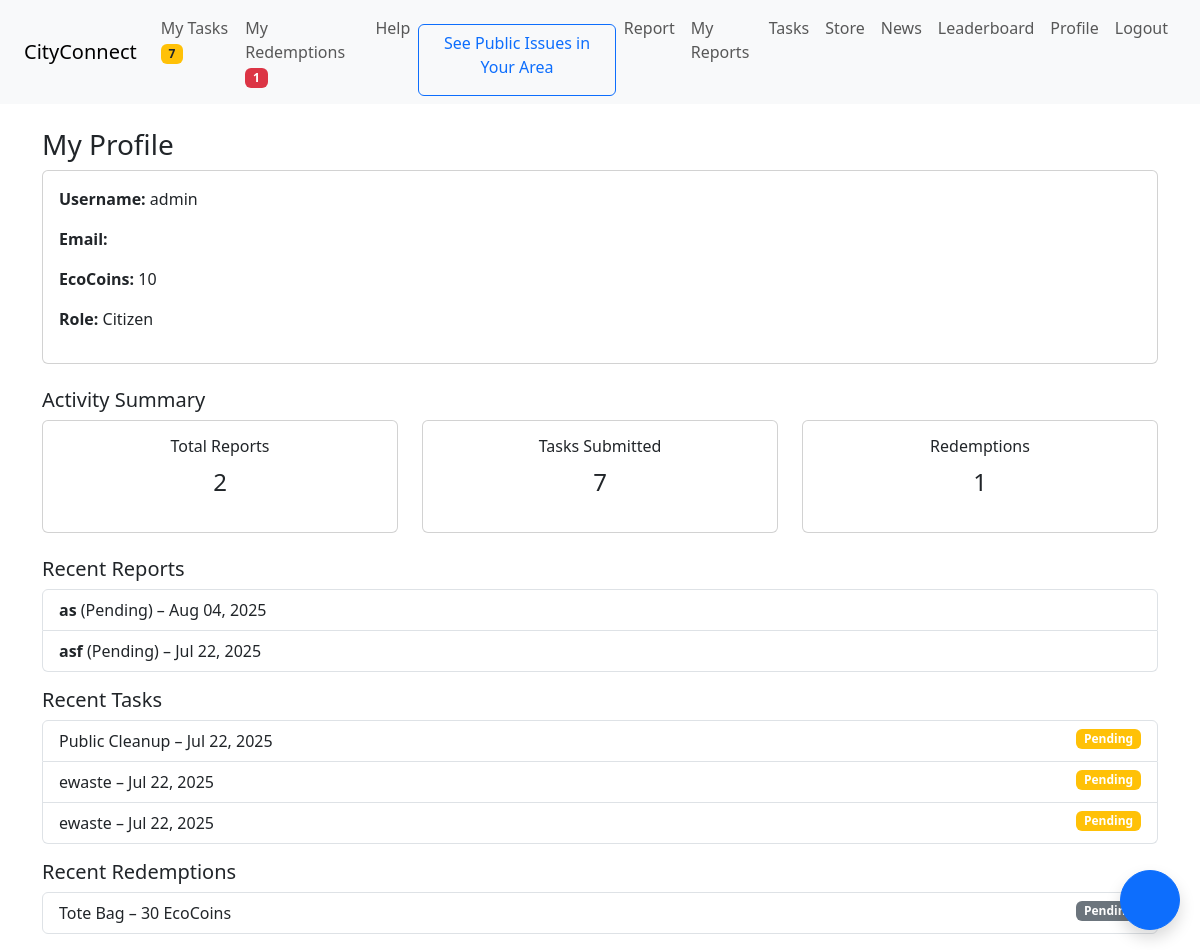
Page /profile/ (signed in) on the earlier database version.
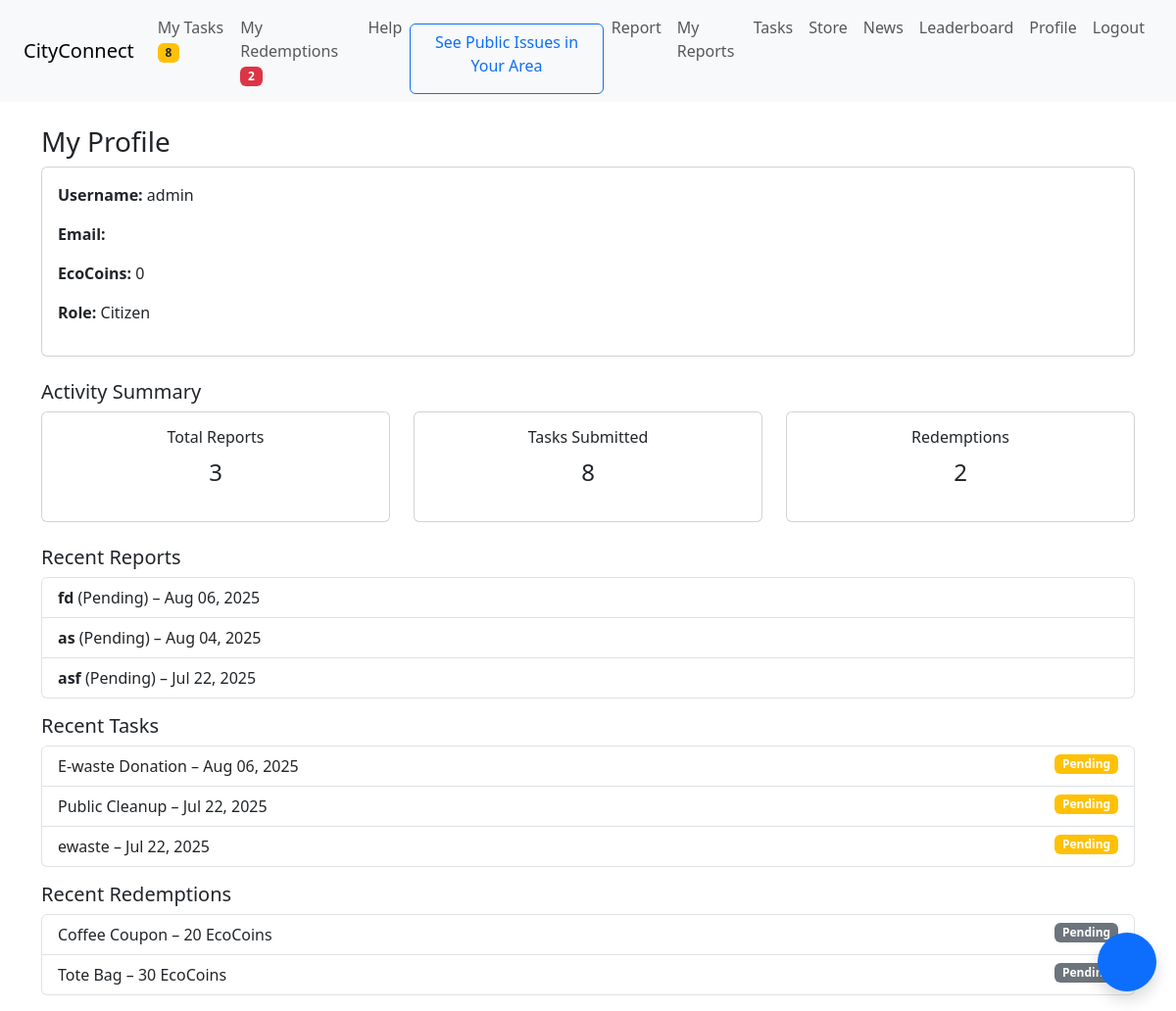
Same page on the later database version.
### core/models.py (models this page shows, shortened)
class User(AbstractUser):
    ROLE_CHOICES = (
        ('citizen', 'Citizen'),
        ('admin', 'Admin'),
    )
    role = models.CharField(max_length=10, choices=ROLE_CHOICES, default='citizen')
    eco_coins = models.PositiveIntegerField(default=0)
    area = models.CharField(max_length=100, blank=True)

class Report(models.Model):
    CATEGORY_CHOICES = (
        ('pothole', 'Pothole'),
        ('garbage', 'Garbage'),
        ('lighting', 'Street Lighting'),
        ('other', 'Other'),
    )
    STATUS_CHOICES = [
        ('Pending', 'Pending'),
        ('Resolved', 'Resolved'),
        ('Rejected', 'Rejected'),
    ]
    user = models.ForeignKey(User, on_delete=models.CASCADE)
    category = models.CharField(max_length=20, choices=CATEGORY_CHOICES)
    title = models.CharField(max_length=100, blank=True, null=True)
    description = models.TextField(blank=True, null=True)
    image = models.ImageField(upload_to='reports/', null=True, blank=True)
    location = models.CharField(max_length=255)
    status = models.CharField(max_length=10, choices=STATUS_CHOICES, default='Pending')
    created_at = models.DateTimeField(auto_now_add=True)
    status = models.CharField(max_length=20, choices=STATUS_CHOICES, default='Pending')
    admin_feedback = models.TextField(blank=True, null=True)

class Task(models.Model):
    TASK_TYPE = (
        ('cleanup', 'Clean-Up'),
        ('ewaste', 'E-Waste Donation'),
        ('other', 'Other'),
    )
    user = models.ForeignKey(User, on_delete=models.CASCADE)
    title = models.CharField(max_length=100, blank=True, null=True)
    description = models.TextField(null=True, blank=True)
    task_type = models.CharField(max_length=20, choices=TASK_TYPE)
    proof_image = models.ImageField(upload_to='tasks/', null=True, blank=True)
    is_verified = models.BooleanField(default=False)
    submitted_at = models.DateTimeField(auto_now_add=True)
    admin_feedback = models.TextField(blank=True, null=True)
    eco_coins_awarded = models.PositiveIntegerField(default=0)
    TASK_TYPE_CHOICES = [
        ('cleanup', 'Public Cleanup'),
        ('awareness', 'Awareness Campaign'),
        ('donation', 'E-waste Donation'),
    ]
    task_type = models.CharField(max_length=20, choices=TASK_TYPE_CHOICES)

class Redemption(models.Model):
    user = models.ForeignKey(User, on_delete=models.CASCADE)
    item_name = models.CharField(max_length=100)
    coins_spent = models.PositiveIntegerField()
    status = models.CharField(max_length=20, default='Pending')
    requested_at = models.DateTimeField(auto_now_add=True)

### core/views.py (the view)
# urls.py: path('profile/', views.profile, name='profile'),
@login_required
def profile(request):
    reports = Report.objects.filter(user=request.user)
    tasks = Task.objects.filter(user=request.user)
    redemptions = Redemption.objects.filter(user=request.user)
    context = {
        'user': request.user,
        'eco_coins': request.user.eco_coins,
        'report_count': reports.count(),
        'task_count': tasks.count(),
        'redemption_count': redemptions.count(),
        'recent_reports': reports.order_by('-created_at')[:3],
        'recent_tasks': tasks.order_by('-submitted_at')[:3],
        'recent_redemptions': redemptions.order_by('-requested_at')[:3],
    }
    return render(request, 'core/profile.html', context)

### core/context_processors.py (called while the page is built)
def notification_counts(request):
    if request.user.is_authenticated:
        pending_tasks = Task.objects.filter(user=request.user, is_verified=False).count()
        pending_redemptions = Redemption.objects.filter(user=request.user, status='Pending').count()
    else:
        pending_tasks = 0
        pending_redemptions = 0
    return {
        'pending_tasks': pending_tasks,
        'pending_redemptions': pending_redemptions,
    }

### core/templates/core/profile.html (shortened to what this page needs)
{% extends 'core/base.html' %}
{% block content %}
<h3>My Profile</h3>
<div class="card mb-4">
  <div class="card-body">
    <p><strong>Username:</strong> {{ user.username }}</p>
    <p><strong>Email:</strong> {{ user.email }}</p>
    <p><strong>EcoCoins:</strong> {{ eco_coins }}</p>
    <p><strong>Role:</strong> {{ user.role|title }}</p>
  </div>
</div>
<h5>Activity Summary</h5>
<div class="row text-center mb-4">
  <div class="col-md-4">
    <div class="card">
      <div class="card-body">
        <h6>Total Reports</h6>
        <p class="fs-4">{{ report_count }}</p>
      </div>
    </div>
  </div>
  <div class="col-md-4">
    <div class="card">
      <div class="card-body">
        <h6>Tasks Submitted</h6>
        <p class="fs-4">{{ task_count }}</p>
      </div>
    </div>
  </div>
  <div class="col-md-4">
    <div class="card">
      <div class="card-body">
        <h6>Redemptions</h6>
        <p class="fs-4">{{ redemption_count }}</p>
      </div>
    </div>
  </div>
</div>
<h5>Recent Reports</h5>
<ul class="list-group mb-3">
  {% for report in recent_reports %}
  <li class="list-group-item">
    <strong>{{ report.title }}</strong> ({{ report.status }}) – {{ report.created_at|date:"M d, Y" }}
  </li>
  {% empty %}
  <li class="list-group-item text-muted">No reports found.</li>
  {% endfor %}
</ul>
<h5>Recent Tasks</h5>
<ul class="list-group mb-3">
  {% for task in recent_tasks %}
  <li class="list-group-item">
    {{ task.get_task_type_display }} – {{ task.submitted_at|date:"M d, Y" }}
    {% if task.is_verified %}<span class="badge bg-success float-end">Verified</span>{% else %}<span class="badge bg-warning float-end">Pending</span>{% endif %}
  </li>
  {% empty %}
  <li class="list-group-item text-muted">No tasks submitted yet.</li>
  {% endfor %}
</ul>
<h5>Recent Redemptions</h5>
<ul class="list-group mb-3">
  {% for red in recent_redemptions %}
  <li class="list-group-item">
    {{ red.item_name }} – {{ red.coins_spent }} EcoCoins
    <span class="badge bg-secondary float-end">{{ red.status }}</span>
  </li>
  {% empty %}
  <li class="list-group-item text-muted">No redemptions yet.</li>
  {% endfor %}
</ul>
{% endblock %}

### core/templates/core/base.html (shortened to what this page needs)
<!DOCTYPE html>
<html lang="en">
<head>
  <link href="https://cdn.jsdelivr.net/npm/bootstrap@5.3.0/dist/css/bootstrap.min.css" rel="stylesheet">
</head>
<body>
  <nav class="navbar navbar-expand-lg navbar-light bg-light px-4">
    <a class="navbar-brand" href="{% url 'home' %}">CityConnect</a>
    <ul class="navbar-nav ms-auto">
      <li class="nav-item">
  <a class="nav-link" href="{% url 'tasks' %}">
    My Tasks
    {% if pending_tasks > 0 %}
      <span class="badge bg-warning text-dark">{{ pending_tasks }}</span>
    {% endif %}
  </a>
</li>
<li class="nav-item">
  <a class="nav-link" href="{% url 'redeem_history' %}">
    My Redemptions
    {% if pending_redemptions > 0 %}
      <span class="badge bg-danger">{{ pending_redemptions }}</span>
    {% endif %}
  </a>
</li>
        <li class="nav-item"><a class="nav-link" href="{% url 'contact' %}">Help</a></li>
        <a href="{% url 'area_issues' %}" class="btn btn-outline-primary mt-3">See Public Issues in Your Area</a>
      <li class="nav-item"><a class="nav-link" href="{% url 'report_issue' %}">Report</a></li>
      <li class="nav-item"><a class="nav-link" href="{% url 'my_reports' %}">My Reports</a></li>
      <li class="nav-item"><a class="nav-link" href="{% url 'tasks' %}">Tasks</a></li>
      <li class="nav-item"><a class="nav-link" href="{% url 'store' %}">Store</a></li>
      <li class="nav-item"><a class="nav-link" href="{% url 'news' %}">News</a></li>
      <li class="nav-item"><a class="nav-link" href="{% url 'leaderboard' %}">Leaderboard</a></li>
      <li class="nav-item"><a class="nav-link" href="{% url 'profile' %}">Profile</a></li>
      {% if user.is_authenticated %}
  <li class="nav-item"><a class="nav-link" href="{% url 'logout' %}">Logout</a></li>
{% else %}
  <li class="nav-item"><a class="nav-link" href="{% url 'login' %}">Login</a></li>
  <li class="nav-item"><a class="nav-link" href="{% url 'register' %}">Register</a></li>
{% endif %}
    </ul>
  </nav>
<section class='container mt-4 mx-auto'>
  {% block content %}
  {% endblock %}
</section>
<button id="chat-toggle" class="btn btn-primary rounded-circle shadow" style="position:fixed;bottom:20px;right:20px;z-index:1050;width:60px;height:60px;">
</button>
</body>
</html>

Differences in the rows shown:
no longer on this page (row unchanged): Task: task_type "ewaste", submitted_at "Jul 22, 2025", is_verified "Pending"
added Report: title "fd", status "Pending", created_at "Aug 06, 2025"
added Task: task_type "E-waste Donation", submitted_at "Aug 06, 2025", is_verified "Pending"
added Redemption: item_name "Coffee Coupon", coins_spent "20", status "Pending"
Other differences:
{{ pending_tasks }}: "7" → "8"
{{ pending_redemptions }}: "1" → "2"
{{ eco_coins }}: "10" → "0"
{{ report_count }}: "2" → "3"
{{ task_count }}: "7" → "8"
{{ redemption_count }}: "1" → "2"
